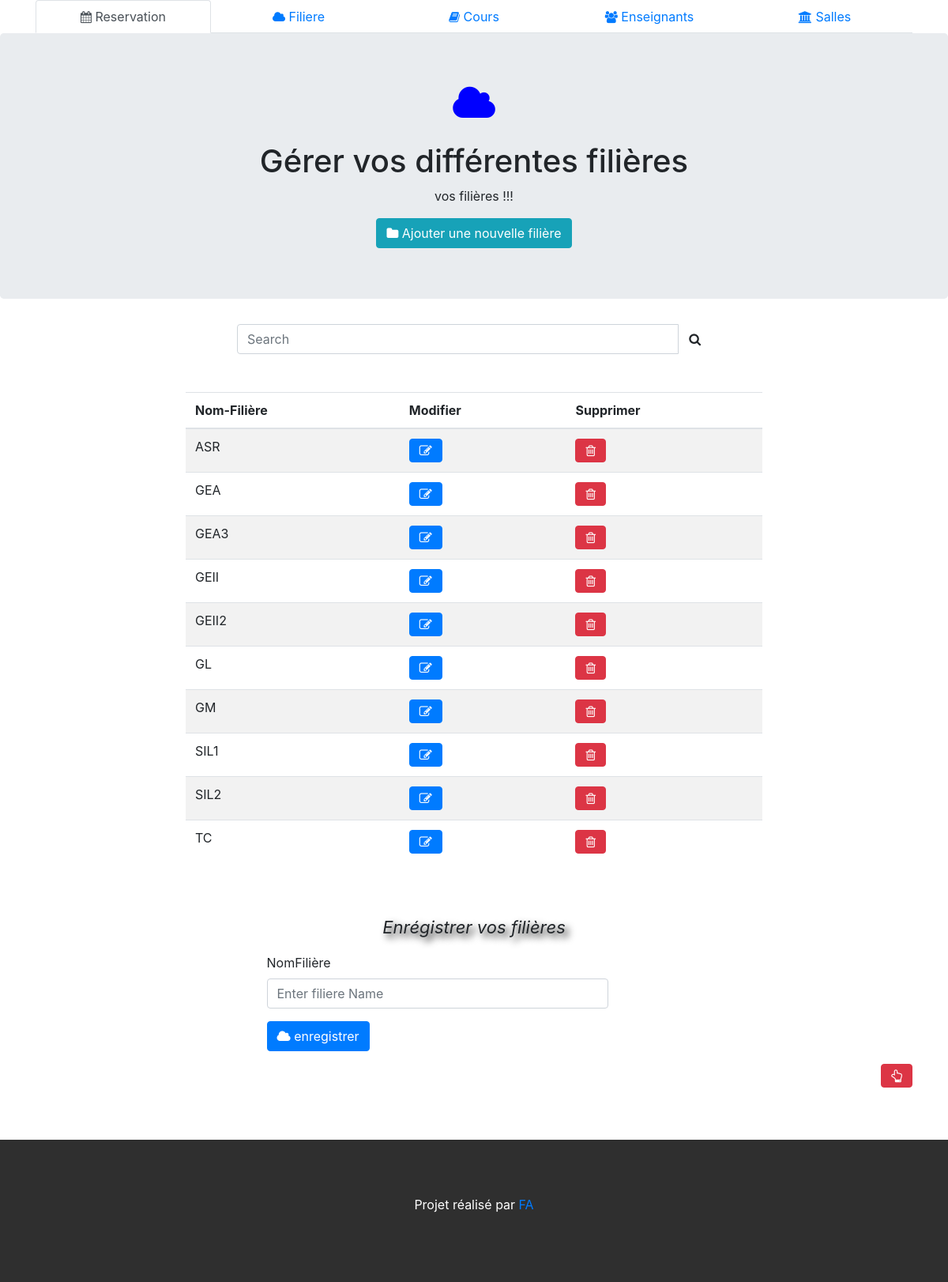
Page /GestionSalles/index.php/filiere on the committed database.
### tables this page shows
CREATE TABLE `Filiere` (
  `Filiere_id` int(11) NOT NULL,
  `Nom_Filiere` varchar(25) NOT NULL
);

### GestionSalles/application/controllers/Filiere.php (called while the page is built, shortened)
<?php
class Filiere extends CI_Controller {
	public function index(){
        $this->load->model('FiliereModel');
        $this->form_validation->set_rules('filierename','Nom_Filiere','required');
        if($this->form_validation->run() == false){
            $this->load->view('parties/header');
            $filieres = $this->FiliereModel->allFiliere();
            $data = array();
            $data['filieres'] = $filieres;
            $this->load->view('filiere/index',$data);
            $this->load->view('parties/footer');
        }else{
            $donne = array();
            $donne['Nom_Filiere'] = $this->input->post('filierename');
            $this->FiliereModel->insertFiliere($donne);
            $this->session->set_flashdata('success','Enregistrement réussi');
            redirect(base_url().'index.php/filiere');
        }
    }
}

### GestionSalles/index.php (called while the page is built, shortened)
<?php
require_once BASEPATH.'core/CodeIgniter.php';

### GestionSalles/application/models/FiliereModel.php (called while the page is built, shortened)
<?php
class FiliereModel extends CI_Model {
    public function allFiliere(){
        return $filieres = $this->db->get('Filiere')->result_array();
    }
}

### GestionSalles/application/views/filiere/index.php (the view, shortened to what this page needs)
<head>
<link rel="stylesheet" href="<?php echo base_url().'initial/font-awesome/css/font-awesome.min.css';?>">
</head>
<div class="jumbotron text-center"id="haut">
<i class="fa fa-cloud" style="font-size:50px;color:blue"></i> <br><br>
  <h1>Gérer vos différentes filières</s></h1>
  <p> vos filières !!!</p>
  <a href="#formf"><button class="btn btn-info"><i class="fa fa-folder"></i> Ajouter une nouvelle filière</button></a>
</div>
<form style="width:50%;margin:auto;">
    <div class="input-group">
      <input type="text" class="form-control" id="myInput" placeholder="Search" name="search">
      <div class="input-group-btn">
        <button class="btn btn-default" style="height:38px;" type="submit"><i class="fa fa-search"></i></button>
      </div>
    </div>
  </form> <br><br>
<div class="container">
    <div class="row">
      <div class="col-md-8" style="margin:auto;">
      <table class="table table-striped">
        <thead>
          <tr>
            <th>Nom-Filière</th>
            <th>Modifier</th>
            <th>Supprimer</th>
          </tr>
        </thead>
        <tbody id="myTable">
        <?php if(!empty($filieres)) { foreach($filieres as $fil) {   ?>
          <tr>
            <td><?php echo $fil['Nom_Filiere'];?></td>
            <td>
                <a href="<?php echo base_url().'index.php/filiere/modify/'.$fil['Filiere_id'];?>" class="btn btn-primary" ><i class="fa fa-pencil-square-o"></i></a>
            </td>
            <td>
                <a href="<?php echo base_url().'index.php/filiere/supprimer/'.$fil['Filiere_id'];?>" class="btn btn-danger"><i class="fa fa-trash-o"></i></a>
            </td>
          </tr>
        <?php }}else{ ?>
          <tr>
            <td>Aucune filière</td>
          </tr>
          <?php } ?>
        </tbody>
      </table>
      </div>
      </div> <br><br>
        <div class="row">
           <div class="col-md-12">
           </div>
        </div>
        <p class="text-center" style="font-size:22px;font-style:italic;
          text-shadow:5px 5px 10px black;">
          Enrégistrer vos filières
       </p>
        <form class="form-horizontal" method="post" action="<?php echo base_url().'index.php/filiere#myInput'; ?> " name="CreateFiliere" id='formf' style="width:50%;margin:auto">
            <div class="form-group">
              <label class="control-label col-sm-2" for="nomfil">NomFilière</label>
              <div class="col-sm-10">
                <input type="text" class="form-control" id="nomfil" value="<?php echo set_value('filierename');?>" placeholder="Enter filiere Name"  name="filierename" required>
              </div>
            </div>
            <div class="form-group">
              <div class="col-sm-10">
                <button type="submit" class="btn btn-primary"><i class="fa fa-cloud"></i> enregistrer</button>
              </div>
            </div>
        </form>
        <a href="#haut" style="float:right;"><button class="btn btn-danger"><i class="fa fa-hand-o-up"></i></button></a>
</div> <br><br><br><br>

### rows in the picture
filiere: Nom_Filiere "ASR"
filiere: Nom_Filiere "GEA"
filiere: Nom_Filiere "GEA3"
filiere: Nom_Filiere "GEII"
filiere: Nom_Filiere "GEII2"
filiere: Nom_Filiere "GL"
filiere: Nom_Filiere "GM"
filiere: Nom_Filiere "SIL1"
filiere: Nom_Filiere "SIL2"
filiere: Nom_Filiere "TC"
